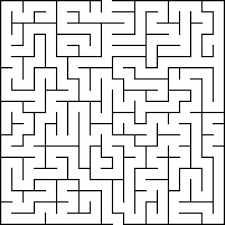
#> input picture FindMyWay/assets/mecung.png, 225 x 225 px, found by its file name
$ python findmyway_gui.py
#> lines starting #> are read from the running program, lines starting #| are printed output that depends on the picture; after the words box and inside, x2 and y2 are one past the last pixel; in counts of white or black regions, pixels touching at a corner belong together
import math
from simpleai.search import SearchProblem, astar
import numpy as np
import cv2
import tkinter as tk
from PIL import Image, ImageTk
import time
import os

cost_regular = 1.0
cost_diagonal = 1.4
COSTS = {
    "up": cost_regular,
    "down": cost_regular,
    "left": cost_regular,
    "right": cost_regular,
}

image = cv2.imread(os.path.join(os.getcwd(), "assets\mecung.png"))
#> image is the input picture: shape (225, 225, 3); min 0, max 255, mean 224.1

gray = cv2.cvtColor(image, cv2.COLOR_BGR2GRAY)

_, thresh = cv2.threshold(gray, 128, 255, cv2.THRESH_BINARY)
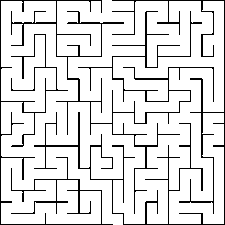
#> thresh: shape (225, 225); 88.5% white; black in thin lines or dots

MAP = []
for row in thresh:
    MAP.append([' ' if pixel == 255 else '#' for pixel in row])
#> after the loop, MAP = 225 items

for row in MAP:
    print(''.join(row))
#> this loop made 225 passes

MAX_WIDTH = 50
MAX_HEIGHT = 75

color_converted = cv2.cvtColor(image, cv2.COLOR_BGR2RGB)
pil_image = Image.fromarray(color_converted)


img_width, img_height = pil_image.size
#> img_width = 225; img_height = 225
aspect_ratio = img_width / img_height
#> aspect_ratio = 1

if img_width > MAX_WIDTH or img_height > MAX_HEIGHT:
    if aspect_ratio > 1:
        new_width = MAX_WIDTH
        new_height = int(MAX_WIDTH / aspect_ratio)
    else:
        new_height = MAX_HEIGHT
        new_width = int(MAX_HEIGHT * aspect_ratio)
#> new_width = 75
else:
    new_width, new_height = img_width, img_height

pil_image_resized = pil_image.resize((new_width, new_height), Image.Resampling.LANCZOS)
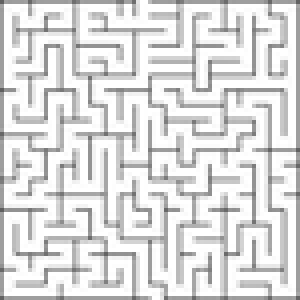
#> pil_image_resized: PIL image 75x75 RGB (shown 4 times larger); min 94, max 255, mean 221.5


M = len(MAP)
#> M = 225
N = len(MAP[0])
#> N = 225
W = 3
mau_den  = np.zeros((W, W, 3), np.uint8) + (np.uint8(0), np.uint8(0), np.uint8(0))
mau_trang = np.zeros((W, W, 3), np.uint8) + (np.uint8(255), np.uint8(255), np.uint8(255))
mau_bat_dau = np.zeros((W, W, 3), np.uint8) + (np.uint8(255), np.uint8(0), np.uint8(0))  # Màu đỏ cho điểm bắt đầu
mau_ket_thuc = np.zeros((W, W, 3), np.uint8) + (np.uint8(0), np.uint8(255), np.uint8(0))  # Màu xanh lá cho điểm kết thúc
mau_duong_di = np.zeros((W, W, 3), np.uint8) + (np.uint8(0), np.uint8(0), np.uint8(255))  # Màu xanh dương cho đường đi

image = np.ones((M * W, N * W, 3), np.uint8) * 255


for x in range(0, M):
    for y in range(0, N):
        if MAP[x][y] == '#':
            image[x * W:(x + 1) * W, y * W:(y + 1) * W] = mau_den
        elif MAP[x][y] == ' ':
            image[x * W:(x + 1) * W, y * W:(y + 1) * W] = mau_trang
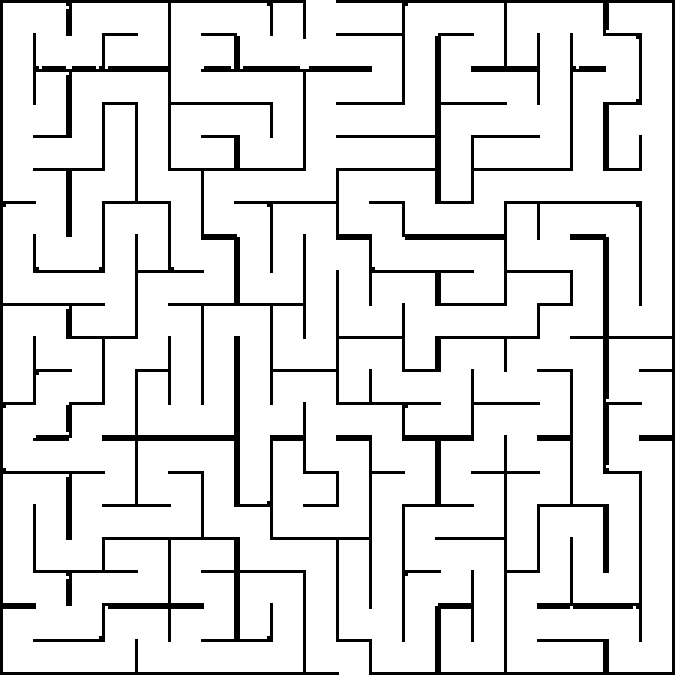
#> image: shape (675, 675, 3); 88.5% white; 2 black regions, box (x1, y1, x2, y2) and area: (0, 0, 642, 675) 32742, (102, 0, 675, 675) 19692

color_converted = cv2.cvtColor(image, cv2.COLOR_BGR2RGB)
pil_image = Image.fromarray(color_converted)


class MazeSolver(SearchProblem):

    # [35 lines left out: functions __init__, actions, result, not called in this run]

    def is_goal(self, state):
        return state == self.goal

    def cost(self, state, action, state2):
        return COSTS[action]

    # [4 lines left out: function heuristic, not called in this run]


class App(tk.Tk):
    def __init__(self):
        super().__init__()

        self.dem = 0
#> (the run stopped early here; a loop or call above may not have finished)
